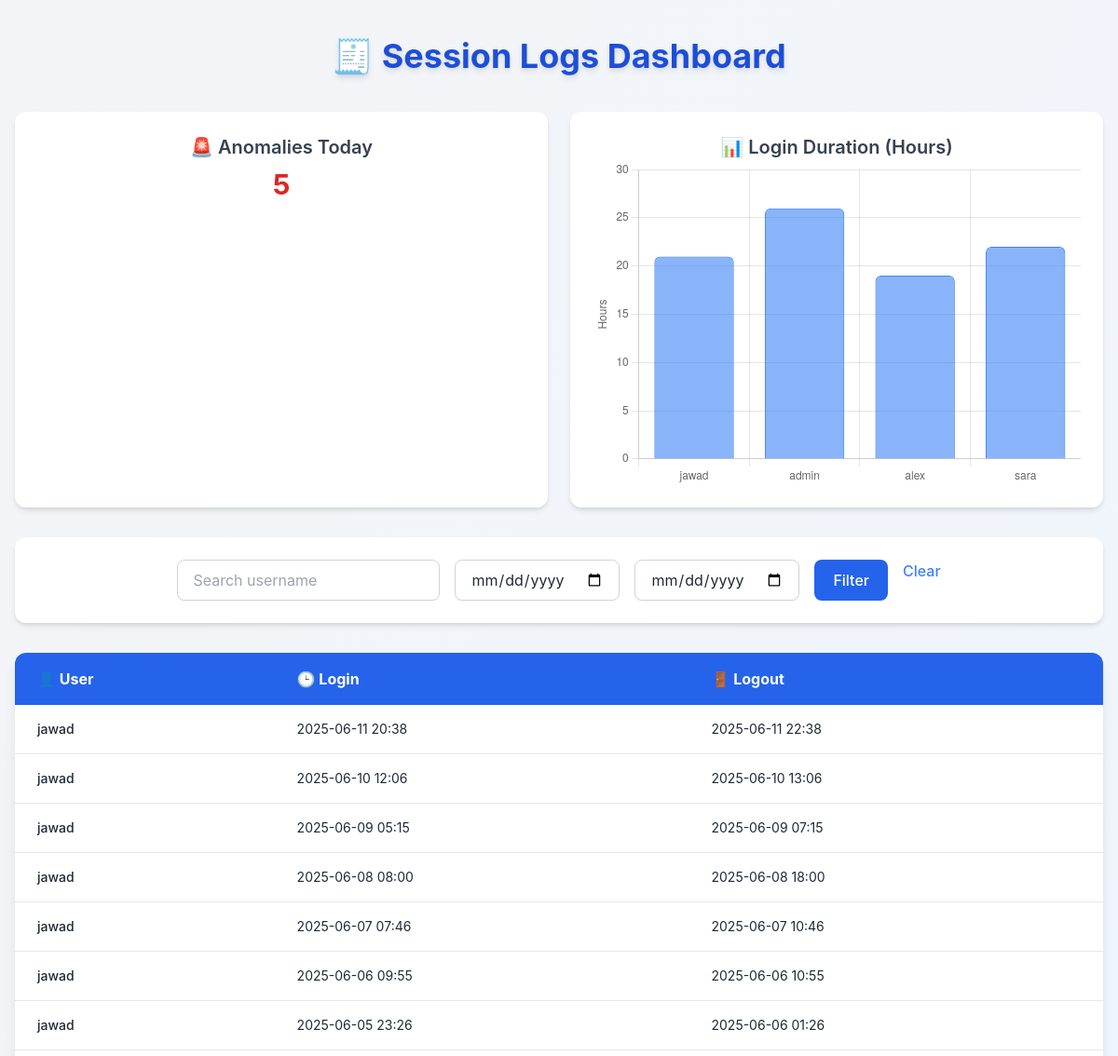
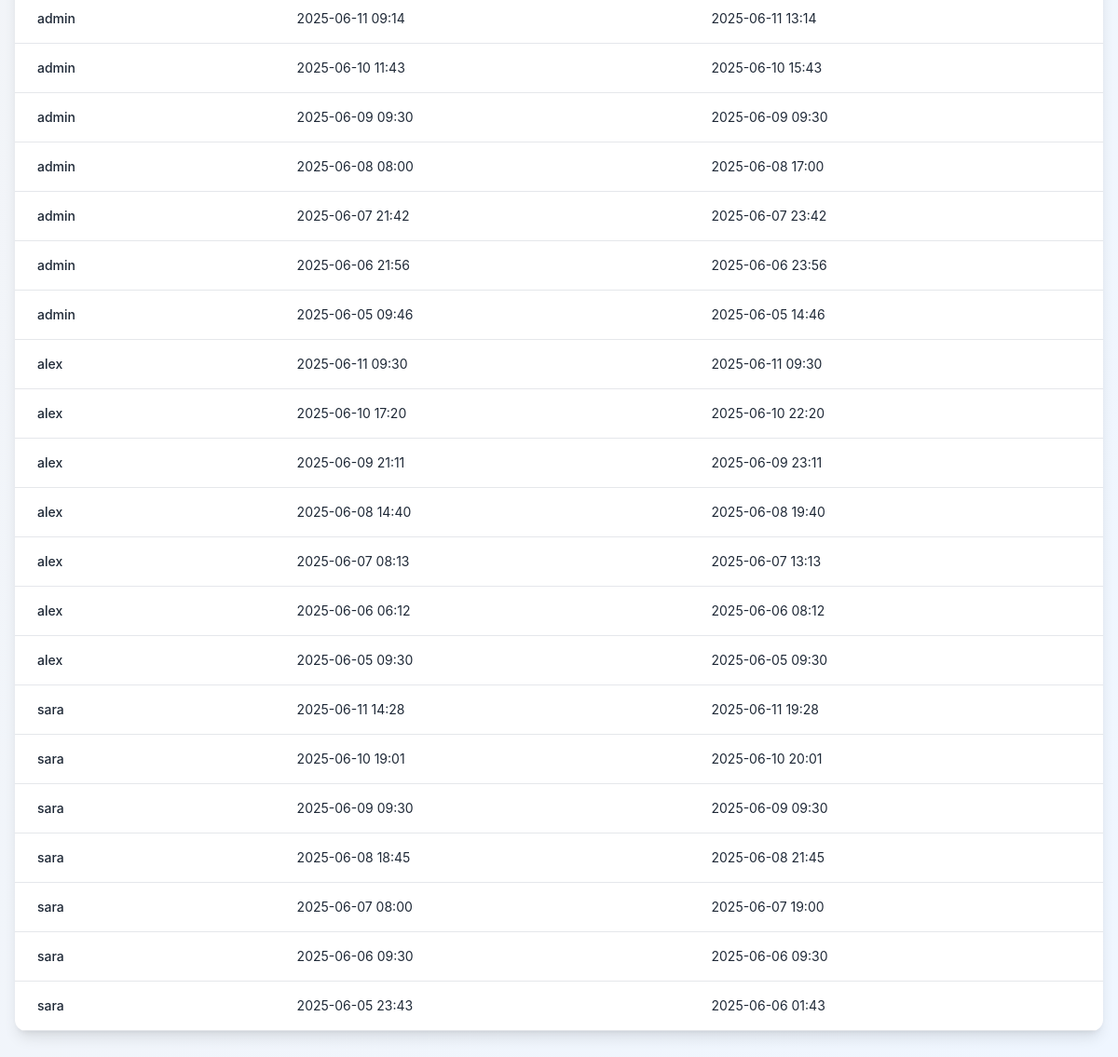
Page /dashboard/ on the earlier database version (2 pictures, top to bottom).
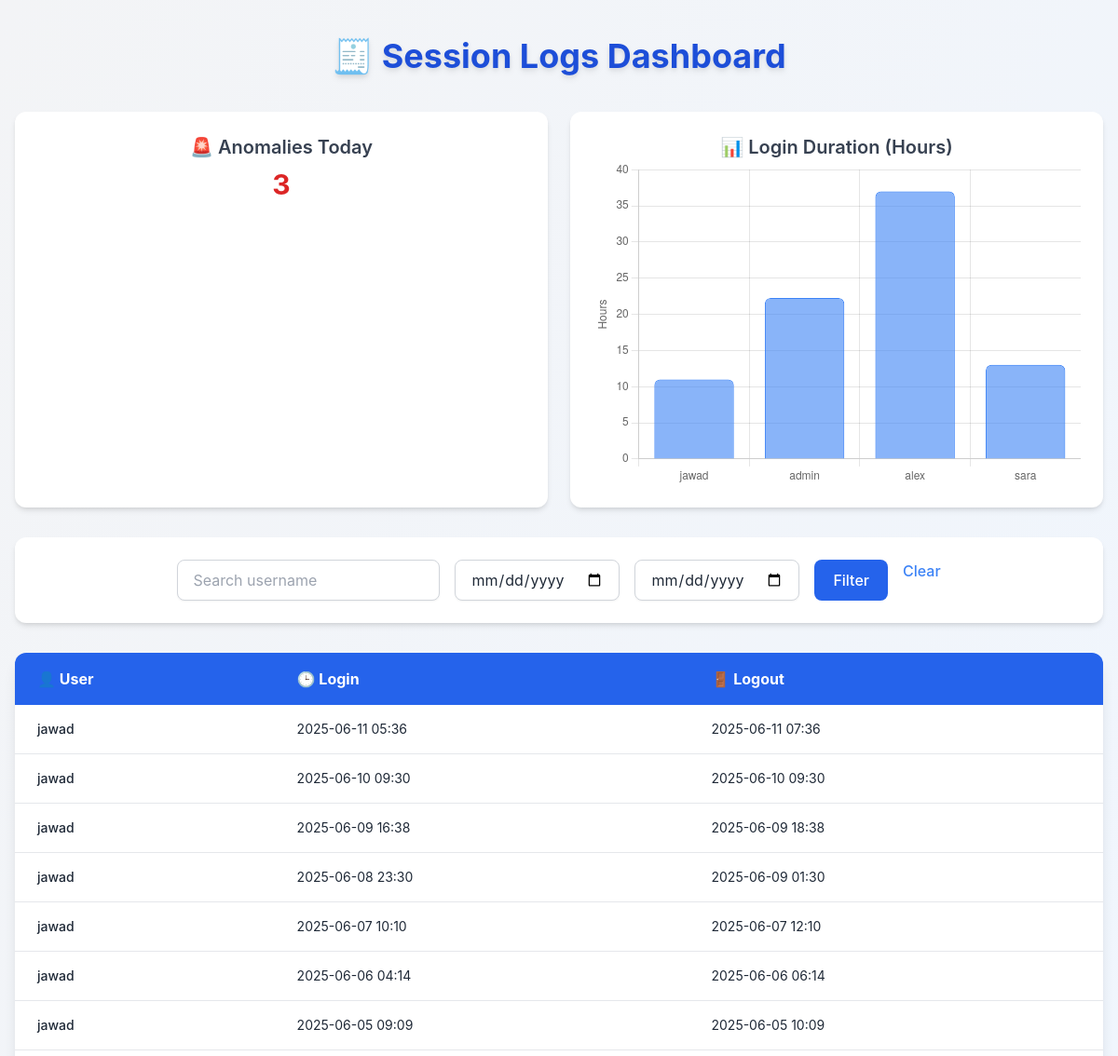
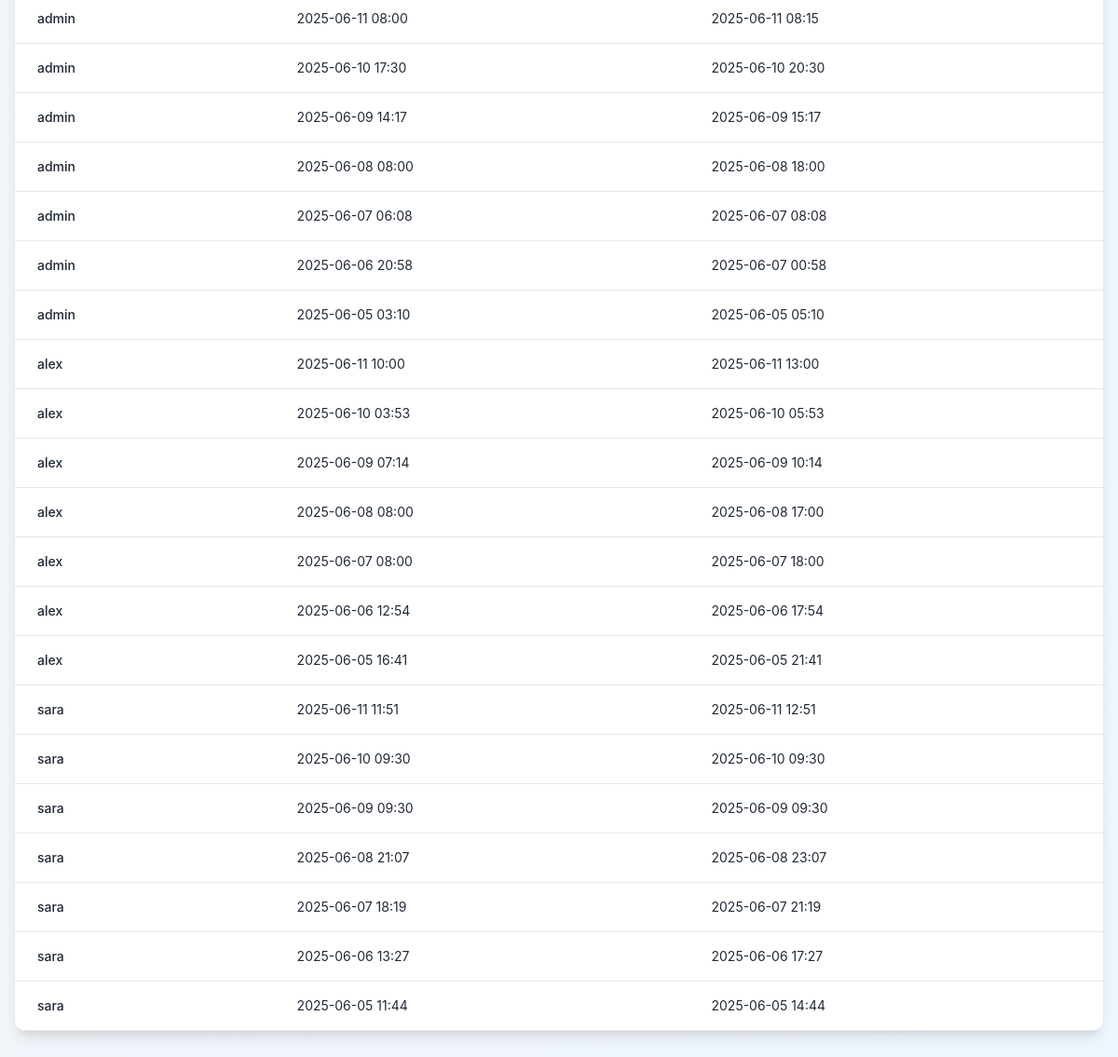
Same page on the later database version (2 pictures, top to bottom).
### tracker/models.py (models this page shows, shortened)
class SessionLog(models.Model):
    user = models.ForeignKey(User, on_delete=models.CASCADE)
    computer_name = models.CharField(max_length=100, null=True, blank=True)
    login_time = models.DateTimeField()
    logout_time = models.DateTimeField(null=True, blank=True)
    session_duration = models.DurationField(null=True, blank=True)
    def is_anomalous(self):
        india_tz = pytz.timezone("Asia/Kolkata")
        local_login = self.login_time.astimezone(india_tz)
        return local_login.hour < 7 or local_login.hour > 21
    is_anomalous.boolean = True
    is_anomalous.short_description = 'Anomalous?'

### tracker/views.py (the view)
# urls.py: path('dashboard/', views.dashboard, name='dashboard'),
def dashboard(request):
    user = request.GET.get('user')
    start = request.GET.get('start')
    end = request.GET.get('end')
    logs = SessionLog.objects.all()
    if user:
        logs = logs.filter(user__username__icontains=user)
    if start:
        start = localtime(datetime.strptime(start, "%Y-%m-%d"))
        logs = logs.filter(login_time__date__gte=start)
    if end:
        end = localtime(datetime.strptime(end, "%Y-%m-%d"))
        logs = logs.filter(logout_time__date__lte=end)
    user_data = {}
    anomaly_count = 0
    for log in logs:
        log.login_time = localtime(log.login_time)
        log.logout_time = localtime(log.logout_time) if log.logout_time else None
        username = log.user.username
        duration = (log.logout_time - log.login_time).total_seconds() / 3600 if log.logout_time else 0
        user_data[username] = user_data.get(username, 0) + duration
        if is_anomalous(log) != ["✓ Normal"]:
            anomaly_count += 1
    context = {
        'logs': logs,
        'usernames': list(user_data.keys()),
        'durations': [round(v, 2) for v in user_data.values()],
        'anomaly_count': anomaly_count
    }
    return render(request, 'dashboard.html', context)

### tracker/views.py (called while the page is built)
def is_anomalous(log):
    notes = []
    if log.logout_time:
        if log.logout_time < log.login_time:
            notes.append("⚠️ Logout before login")
        elif log.logout_time > now().astimezone(pytz.timezone("Asia/Kolkata")):
            notes.append("⚠️ Future logout time")
    duration = (log.logout_time - log.login_time) if log.logout_time else timedelta(0)
    if duration > timedelta(hours=8):
        notes.append("⚠️ Excessive session (>8h)")
    return notes if notes else ["✓ Normal"]

### tracker/templates/dashboard.html (shortened to what this page needs)
<!DOCTYPE html>
<html lang="en">
<head>
    <script src="https://cdn.tailwindcss.com"></script>
</head>
<body class="bg-gradient-to-br from-gray-100 to-blue-50 min-h-screen text-gray-800 font-[Inter]">
<div class="max-w-7xl mx-auto px-4 py-10">
    <h1 class="text-4xl font-bold mb-10 text-center text-blue-700 drop-shadow-md">🧾 Session Logs Dashboard</h1>
    <div class="grid grid-cols-1 sm:grid-cols-2 gap-6 mb-8">
        <div class="bg-white p-6 rounded-xl shadow-md text-center">
            <h2 class="text-xl font-semibold text-gray-700">🚨 Anomalies Today</h2>
            <p class="text-3xl font-bold text-red-600 mt-2">{{ anomaly_count }}</p>
        </div>
        <div class="bg-white p-6 rounded-xl shadow-md">
            <h2 class="text-xl font-semibold text-center text-gray-700">📊 Login Duration (Hours)</h2>
            <canvas id="loginChart" height="200"></canvas>
        </div>
    </div>
    <form method="get" class="bg-white p-6 rounded-xl shadow-md flex flex-wrap gap-4 justify-center mb-8">
        <input type="text" name="user" placeholder="Search username"
               value="{{ request.GET.user }}"
               class="px-4 py-2 rounded-lg border border-gray-300 shadow-sm focus:outline-none focus:ring focus:ring-blue-300">
        <input type="date" name="start" value="{{ request.GET.start }}"
               class="px-4 py-2 rounded-lg border border-gray-300 shadow-sm">
        <input type="date" name="end" value="{{ request.GET.end }}"
               class="px-4 py-2 rounded-lg border border-gray-300 shadow-sm">
        <button type="submit"
                class="bg-blue-600 hover:bg-blue-700 text-white px-5 py-2 rounded-lg font-medium transition-all">
            Filter
        </button>
        <a href="{% url 'dashboard' %}" class="text-blue-500 hover:underline font-medium mt-2 sm:mt-0">Clear</a>
    </form>
    <div class="overflow-x-auto rounded-xl shadow-lg bg-white">
        <table class="min-w-full text-sm text-left">
            <thead class="bg-blue-600 text-white text-base">
                <tr>
                    <th class="px-6 py-4">👤 User</th>
                    <th class="px-6 py-4">🕒 Login</th>
                    <th class="px-6 py-4">🚪 Logout</th>
                </tr>
            </thead>
            <tbody>
                {% for log in logs %}
                <tr class="border-b hover:bg-blue-50 transition">
                    <td class="px-6 py-4 font-medium">{{ log.user.username }}</td>
                    <td class="px-6 py-4">{{ log.login_time|date:"Y-m-d H:i" }}</td>
                    <td class="px-6 py-4">
                        {% if log.logout_time %}
                            {{ log.logout_time|date:"Y-m-d H:i" }}
                        {% else %}
                            <span class="text-gray-400 italic">Active</span>
                        {% endif %}
                    </td>
                </tr>
                {% empty %}
                <tr>
                    <td colspan="4" class="text-center py-6 text-gray-500 italic">No logs found for selected filters.</td>
                </tr>
                {% endfor %}
            </tbody>
        </table>
    </div>
</div>
<script>
    const ctx = document.getElementById('loginChart').getContext('2d');
    const loginChart = new Chart(ctx, {
        type: 'bar',
        data: {
            labels: {{ usernames|safe }},
            datasets: [{
                label: 'Hours Logged In',
                data: {{ durations|safe }},
                backgroundColor: 'rgba(59, 130, 246, 0.6)',
                borderColor: 'rgba(59, 130, 246, 1)',
                borderWidth: 1,
                borderRadius: 6
            }]
        },
        options: {
            responsive: true,
            scales: {
                y: {
                    beginAtZero: true,
                    title: {
                        display: true,
                        text: 'Hours'
                    }
                }
            },
            plugins: {
                legend: {
                    display: false
                }
            }
        }
    });
</script>
</body>
</html>

Differences in the rows shown:
changed SessionLog (number 1 of 28 on the later page): login_time "2025-06-11 20:38" → "2025-06-11 05:36"; logout_time "2025-06-11 22:38" → "2025-06-11 07:36"
changed SessionLog (number 2 of 28 on the later page): login_time "2025-06-10 12:06" → "2025-06-10 09:30"; logout_time "2025-06-10 13:06" → "2025-06-10 09:30"
changed SessionLog (number 3 of 28 on the later page): login_time "2025-06-09 05:15" → "2025-06-09 16:38"; logout_time "2025-06-09 07:15" → "2025-06-09 18:38"
changed SessionLog (number 4 of 28 on the later page): login_time "2025-06-08 08:00" → "2025-06-08 23:30"; logout_time "2025-06-08 18:00" → "2025-06-09 01:30"
changed SessionLog (number 5 of 28 on the later page): login_time "2025-06-07 07:46" → "2025-06-07 10:10"; logout_time "2025-06-07 10:46" → "2025-06-07 12:10"
changed SessionLog (number 6 of 28 on the later page): login_time "2025-06-06 09:55" → "2025-06-06 04:14"; logout_time "2025-06-06 10:55" → "2025-06-06 06:14"
changed SessionLog (number 7 of 28 on the later page): login_time "2025-06-05 23:26" → "2025-06-05 09:09"; logout_time "2025-06-06 01:26" → "2025-06-05 10:09"
changed SessionLog (number 8 of 28 on the later page): login_time "2025-06-11 09:14" → "2025-06-11 08:00"; logout_time "2025-06-11 13:14" → "2025-06-11 08:15"
changed SessionLog (number 9 of 28 on the later page): login_time "2025-06-10 11:43" → "2025-06-10 17:30"; logout_time "2025-06-10 15:43" → "2025-06-10 20:30"
changed SessionLog (number 10 of 28 on the later page): login_time "2025-06-09 09:30" → "2025-06-09 14:17"; logout_time "2025-06-09 09:30" → "2025-06-09 15:17"
changed SessionLog (number 11 of 28 on the later page): logout_time "2025-06-08 17:00" → "2025-06-08 18:00"
changed SessionLog (number 12 of 28 on the later page): login_time "2025-06-07 21:42" → "2025-06-07 06:08"; logout_time "2025-06-07 23:42" → "2025-06-07 08:08"
changed SessionLog (number 13 of 28 on the later page): login_time "2025-06-06 21:56" → "2025-06-06 20:58"; logout_time "2025-06-06 23:56" → "2025-06-07 00:58"
changed SessionLog (number 14 of 28 on the later page): login_time "2025-06-05 09:46" → "2025-06-05 03:10"; logout_time "2025-06-05 14:46" → "2025-06-05 05:10"
changed SessionLog (number 15 of 28 on the later page): login_time "2025-06-11 09:30" → "2025-06-11 10:00"; logout_time "2025-06-11 09:30" → "2025-06-11 13:00"
changed SessionLog (number 16 of 28 on the later page): login_time "2025-06-10 17:20" → "2025-06-10 03:53"; logout_time "2025-06-10 22:20" → "2025-06-10 05:53"
changed SessionLog (number 17 of 28 on the later page): login_time "2025-06-09 21:11" → "2025-06-09 07:14"; logout_time "2025-06-09 23:11" → "2025-06-09 10:14"
changed SessionLog (number 18 of 28 on the later page): login_time "2025-06-08 14:40" → "2025-06-08 08:00"; logout_time "2025-06-08 19:40" → "2025-06-08 17:00"
changed SessionLog (number 19 of 28 on the later page): login_time "2025-06-07 08:13" → "2025-06-07 08:00"; logout_time "2025-06-07 13:13" → "2025-06-07 18:00"
changed SessionLog (number 20 of 28 on the later page): login_time "2025-06-06 06:12" → "2025-06-06 12:54"; logout_time "2025-06-06 08:12" → "2025-06-06 17:54"
changed SessionLog (number 21 of 28 on the later page): login_time "2025-06-05 09:30" → "2025-06-05 16:41"; logout_time "2025-06-05 09:30" → "2025-06-05 21:41"
changed SessionLog (number 22 of 28 on the later page): login_time "2025-06-11 14:28" → "2025-06-11 11:51"; logout_time "2025-06-11 19:28" → "2025-06-11 12:51"
changed SessionLog (number 23 of 28 on the later page): login_time "2025-06-10 19:01" → "2025-06-10 09:30"; logout_time "2025-06-10 20:01" → "2025-06-10 09:30"
changed SessionLog (number 25 of 28 on the later page): login_time "2025-06-08 18:45" → "2025-06-08 21:07"; logout_time "2025-06-08 21:45" → "2025-06-08 23:07"
changed SessionLog (number 26 of 28 on the later page): login_time "2025-06-07 08:00" → "2025-06-07 18:19"; logout_time "2025-06-07 19:00" → "2025-06-07 21:19"
changed SessionLog (number 27 of 28 on the later page): login_time "2025-06-06 09:30" → "2025-06-06 13:27"; logout_time "2025-06-06 09:30" → "2025-06-06 17:27"
changed SessionLog (number 28 of 28 on the later page): login_time "2025-06-05 23:43" → "2025-06-05 11:44"; logout_time "2025-06-06 01:43" → "2025-06-05 14:44"
Other differences:
{{ anomaly_count }}: "5" → "3"
chart data {{ durations|safe }}: [21.0, 26.0, 19.02, 22.01] → [11.01, 22.25, 37.0, 13.02]
